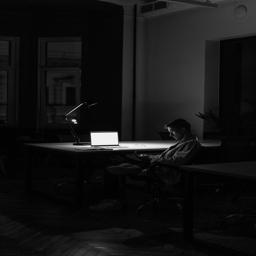
#> input picture Project 1/indoors.png, 256 x 256 px
$ jupyter execute --allow-errors CVProject1.ipynb
#> lines starting #> are read from the running program, lines starting #| are printed output that depends on the picture; after the words box and inside, x2 and y2 are one past the last pixel; in counts of white or black regions, pixels touching at a corner belong together; long printed decimals are rounded
[cell 1]
from PIL import Image
import numpy as np
import collections
import matplotlib.pyplot as plt
from google.colab.patches import cv2_imshow
import cv2 as cv

plotno = 1

[cell 2]
def preprocess_img(im_in):
  original_image = Image.open(im_in)
  resized_image = original_image.resize((256, 256))
  im = np.array(resized_image.convert('L'))
  im_uint8 = ((im - np.min(im)) * (1/(np.max(im) - np.min(im)) * 255)).astype('uint8')
  return im_uint8

[cell 3]
def find_missing(lst):
  return [i for x, y in zip(lst, lst[1:]) for i in range(x + 1, y) if y - x > 1]

[cell 4]
def create_pdf(im_in):
  cv2_imshow(im_in)
  freq = {}
  for i in im_in:
    for j in i:
      if j not in freq:
        freq[j] = 1
      else:
        freq[j] += 1
  freq = collections.OrderedDict(sorted(freq.items()))
  missing = find_missing(list(freq.keys()))
  for i in missing:
    freq[i] = 0
  freq = collections.OrderedDict(sorted(freq.items()))
  intensities = list(freq.keys())
  frequencies = list(freq.values())
  pdf = []
  total = sum(frequencies)
  for i in frequencies:
    pdf.append(i/total)
  return pdf, intensities, frequencies

[cell 5]
def create_cdf(pdf):
  total = 0
  cdf = []
  for i in pdf:
    total += i
    cdf.append(total)
  return cdf

[cell 6]
def plot(l1, l2, plotno):
  plt.bar(l1, l2)
  plt.show()
  plt.savefig('plot' + str(plotno) + '.png')
  return plotno + 1

[cell 7]
def histogram_equalization(im_in, plotno):
  pdf, intensities, frequencies = create_pdf(im_in)
  cdf = create_cdf(pdf)
  L = len(intensities)
  op_intensities = []
  for i in cdf:
    op_intensities.append(round(i*(L-1)))
  equalized_im = im_in
  for i in range(len(im_in)):
    for j in range(len(im_in[i])):
      x = im_in[i][j]
      if x+1 < len(op_intensities):
        equalized_im[i][j] = op_intensities[x]
  cv2_imshow(equalized_im)
  plotno = plot(intensities, frequencies, plotno)
  plotno = plot(intensities, pdf, plotno)
  plotno = plot(intensities, cdf, plotno)
  return equalized_im, plotno

[cell 8]
im_in = preprocess_img('indoors.png')
#> in preprocess_img, original_image is the input picture: PIL image 256x256 L; min 0, max 255, mean 19.4
equalized_im, plotno = histogram_equalization(im_in, plotno)
#> after the loop in create_pdf, `for i in im_in:`: freq = 254 items
#> in create_pdf, `missing = find_missing(list(freq.keys()))`: missing = [217, 252]
#> the loop in create_pdf, `for i in missing:` made 2 passes
#> i on passes 1 to 2: 217, 252
#> after the loop in create_pdf, `for i in missing:`: freq = 256 items
#> in create_pdf, `intensities = list(freq.keys())`: intensities = 256 values from 0 to 255
#> in create_pdf, `frequencies = list(freq.values())`: frequencies = 256 values, max 8282 at index 6, min 0 at index 217, mean 256
#> in create_pdf, `total = sum(frequencies)`: total = 65536
#> the loop in create_pdf, `for i in frequencies:` made 256 passes
#> i on passes 1 to 3: 308, 650, 2735
#> after the loop in create_pdf, `for i in frequencies:`: pdf = 256 values, max 0.126 at index 6, min 0 at index 217, mean 0.00391
#> in histogram_equalization, `pdf, intensities, frequencies = create_pdf(im_in)`: intensities = 256 values from 0 to 255
#> the loop in create_cdf, `for i in pdf:` made 256 passes
#> (i, total) on passes 1 to 3: (0.0047, 0.0047), (0.00992, 0.0146), (0.0417, 0.0564)
#> after the loop in create_cdf, `for i in pdf:`: cdf = 256 values from 0.0047 to 1; total = 1
#> in histogram_equalization, `cdf = create_cdf(pdf)`: cdf = 256 values from 0.0047 to 1
#> in histogram_equalization, `L = len(intensities)`: L = 256
#> the loop in histogram_equalization, `for i in cdf:` made 256 passes
#> i on passes 1 to 3: 0.0047, 0.0146, 0.0564
#> after the loop in histogram_equalization, `for i in cdf:`: op_intensities = 256 values from 1 to 255
#> after the loop in histogram_equalization, `for i in range(len(im_in)):`:
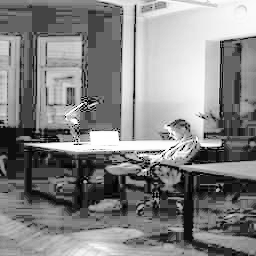
#> equalized_im: shape (256, 256); min 1, max 255, mean 133.3
#> in histogram_equalization, `plotno = plot(intensities, frequencies, plotno)`: plotno = 2
#> in histogram_equalization, `plotno = plot(intensities, pdf, plotno)`: plotno = 3
#> in histogram_equalization, `plotno = plot(intensities, cdf, plotno)`: plotno = 4
#> plotno = 4
cv.imwrite('indoors_op.png', equalized_im)
#> Out = True

[cell 9]
equalized_im2, plotno = histogram_equalization(equalized_im, plotno)
#> the loop in create_pdf (call 2), `for i in missing:` made 185 passes
#> i on passes 1 to 3: 2, 3, 5
#> the loop in create_pdf (call 2), `for i in frequencies:` made 255 passes
#> i on passes 1 to 3: 308, 0, 0
#> the loop in create_cdf (call 2), `for i in pdf:` made 255 passes
#> (i, total) on passes 1 to 3: (0.0047, 0.0047), (0, 0.0047), (0, 0.0047)
#> the loop in histogram_equalization (call 2), `for i in cdf:` made 255 passes
#> plotno = 7
cv.imwrite('indoors_op2.png', equalized_im2)
#> Out = True

#> (a cell that did not finish here is left out)

equalized_im, plotno = histogram_equalization(im_in, plotno)
cv.imwrite('test_op.jpg', equalized_im)

[cell 11]
equalized_im2, plotno = histogram_equalization(equalized_im, plotno)
#> after the loop in histogram_equalization (call 3), `for i in range(len(im_in)):`: equalized_im: shape (256, 256); min 1, max 255, mean 133.1
#> plotno = 10
cv.imwrite('test_op2.jpg', equalized_im2)
#> Out = True

[cell 12]
def manual_threshold(im_in, threshold):
  ret, thresh1 = cv.threshold(im_in, threshold, 255, cv.THRESH_BINARY)
  cv2_imshow(thresh1)
  ret, thresh1 = cv.threshold(im_in, 0, 255, cv.THRESH_BINARY + cv.THRESH_OTSU)
  cv2_imshow(thresh1)

  ret, thresh2 = cv.threshold(im_in, threshold, 255, cv.THRESH_BINARY_INV)
  cv2_imshow(thresh2)
  ret, thresh2 = cv.threshold(im_in, 0, 255, cv.THRESH_BINARY_INV + cv.THRESH_OTSU)
  cv2_imshow(thresh2)

  ret, thresh3 = cv.threshold(im_in, threshold, 255, cv.THRESH_TRUNC)
  cv2_imshow(thresh3)
  ret, thresh3 = cv.threshold(im_in, 0, 255, cv.THRESH_TRUNC + cv.THRESH_OTSU)
  cv2_imshow(thresh3)

  ret, thresh4 = cv.threshold(im_in, threshold, 255, cv.THRESH_TOZERO)
  cv2_imshow(thresh4)
  ret, thresh4 = cv.threshold(im_in, 0, 255, cv.THRESH_TOZERO + cv.THRESH_OTSU)
  cv2_imshow(thresh4)

  ret, thresh5 = cv.threshold(im_in, threshold, 255, cv.THRESH_TOZERO_INV)
  cv2_imshow(thresh5)
  ret, thresh5 = cv.threshold(im_in, 0, 255, cv.THRESH_TOZERO_INV + cv.THRESH_OTSU)
  cv2_imshow(thresh5)

  manual_thresh_img = thresh1
  return manual_thresh_img

[cell 13]
def otsu_helper(threshold, pdf):
  w0, w1 = 0, 0
  for i in range(threshold):
    w0 += pdf[i]
  for i in range(threshold, len(pdf)):
    w1 += pdf[i]
  u0, u1 = 0, 0
  for i in range(threshold):
    u0 += (i * pdf[i])
  for i in range(threshold, len(pdf)):
    u1 += (i * pdf[i])
  if w0 == 0 or w1 == 0:
    return 0
  u0 /= w0
  u1 /= w1
  inter_class_var = w0 * w1 * ((u0**2) + (u1**2) - (2 * u0 * u1))
  return inter_class_var

[cell 14]
def otsu_helper2(im_in, threshold, pdf):
  N = len(im_in) * len(im_in[0])
  w0, w1, u0, u1 = 0, 0, 0, 0
  for i in range(threshold):
    w0 += pdf[i]
    u0 += (i * pdf[i])
  for i in range(threshold, len(pdf)):
    w1 += pdf[i]
    u1 += (i * pdf[i])
  if w0 == 0 or w1 == 0:
    return 0
  u0 /= w0
  u1 /= w1
  var0, var1 = 0, 0
  for i in range(threshold):
    var0 += ((i**2) + (u0**2) - (2 * i * u0)) * pdf[i]
  for i in range(threshold, len(pdf)):
    var1 += ((i**2) + (u1**2) - (2 * i * u1)) * pdf[i]
  var0 /= w0
  var1 /= w1
  w0 /= N
  w1 /= N
  var = (w0 * var0) + (w1 * var1)
  return var

[cell 15]
def otsu_threshold(im_in, plotno):
  pdf, intensities, frequencies = create_pdf(im_in)
  plotno = plot(intensities, frequencies, plotno)
  plotno = plot(intensities, pdf, plotno)
  all_intra_class_variance = [0]
  all_inter_class_variance = [0]
  for i in range(1, len(intensities)):
    all_intra_class_variance.append(otsu_helper2(im_in, i, pdf))
    all_inter_class_variance.append(otsu_helper(i, pdf))

  plotno = plot(intensities, all_intra_class_variance, plotno)
  plotno = plot(intensities, all_inter_class_variance, plotno)

  all_intra_class_variance = all_intra_class_variance[1:]
  all_inter_class_variance = all_inter_class_variance[1:]

  min_val = min(all_intra_class_variance)
  min_idx = all_intra_class_variance.index(min_val)

  max_val = max(all_inter_class_variance)
  max_idx = all_inter_class_variance.index(max_val)

  if min_idx == max_idx:
    print('Otsu Threshold: ', min_idx)
    print('Minimum Intra-Class Variance: ', min_val)
    print('Maximum Inter-Class Variance: ', max_val)
  else:
    print('ERROR')

  ret, thresh1 = cv.threshold(im_in, min_idx, 255, cv.THRESH_BINARY)
  cv2_imshow(thresh1)
  ret, thresh2 = cv.threshold(im_in, min_idx, 255, cv.THRESH_BINARY_INV)
  cv2_imshow(thresh2)
  ret, thresh3 = cv.threshold(im_in, min_idx, 255, cv.THRESH_TRUNC)
  cv2_imshow(thresh3)
  ret, thresh4 = cv.threshold(im_in, min_idx, 255, cv.THRESH_TOZERO)
  cv2_imshow(thresh4)
  ret, thresh5 = cv.threshold(im_in, min_idx, 255, cv.THRESH_TOZERO_INV)
  cv2_imshow(thresh5)

  otsu_thresh_img = thresh1
  return otsu_thresh_img, plotno

[cell 16]
im_in = preprocess_img('b2_a.png')
#> call 3 of preprocess_img, with im_in = 'b2_a.png'
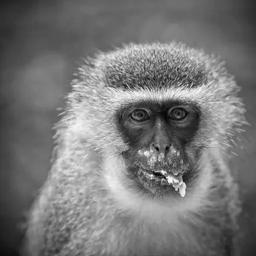
#> input picture Project 1/b2_a.png, 256 x 256 px
#> in preprocess_img, original_image is the input picture: PIL image 256x256 L; min 0, max 255, mean 118.5
manual_thresh_img = manual_threshold(im_in, 127)
#> in manual_threshold, `ret, thresh1 = cv.threshold(im_in, threshold, 255, cv.THRESH_BINARY)`:
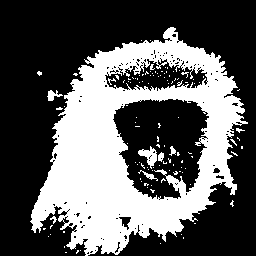
#> thresh1: shape (256, 256); 35.8% white; 119 white regions (110 under 20 px), largest, box (x1, y1, x2, y2) and area: (30, 27, 248, 256) 22552, (138, 146, 157, 169) 198, (47, 90, 63, 101) 87
#> in manual_threshold, `ret, thresh1 = cv.threshold(im_in, threshold, 255, cv.THRESH_BINARY)`: ret = 127
#> in manual_threshold, `ret, thresh1 = cv.threshold(im_in, 0, 255, cv.THRESH_BINARY + cv.THRES..`: thresh1: shape (256, 256); 33.8% white; 107 white regions (101 under 20 px), largest, box (x1, y1, x2, y2) and area: (31, 38, 248, 254) 21411, (138, 146, 157, 169) 186, (143, 171, 156, 180) 43, (158, 152, 164, 162) 40, (170, 146, 176, 155) 34, (236, 128, 245, 133) 20
#> in manual_threshold, `ret, thresh1 = cv.threshold(im_in, 0, 255, cv.THRESH_BINARY + cv.THRES..`: ret = 131
#> in manual_threshold, `ret, thresh2 = cv.threshold(im_in, threshold, 255, cv.THRESH_BINARY_INV)`: ret = 127
#> in manual_threshold, `ret, thresh2 = cv.threshold(im_in, 0, 255, cv.THRESH_BINARY_INV + cv.T..`: ret = 131
#> in manual_threshold, `ret, thresh3 = cv.threshold(im_in, threshold, 255, cv.THRESH_TRUNC)`:
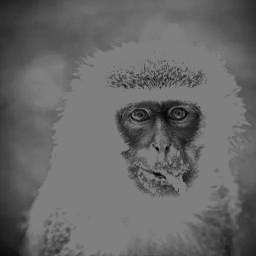
#> thresh3: shape (256, 256); min 0, max 127, mean 103.3
#> in manual_threshold, `ret, thresh3 = cv.threshold(im_in, threshold, 255, cv.THRESH_TRUNC)`: ret = 127
#> in manual_threshold, `ret, thresh3 = cv.threshold(im_in, 0, 255, cv.THRESH_TRUNC + cv.THRESH..`: ret = 131
#> in manual_threshold, `ret, thresh4 = cv.threshold(im_in, threshold, 255, cv.THRESH_TOZERO)`: ret = 127
#> in manual_threshold, `ret, thresh4 = cv.threshold(im_in, 0, 255, cv.THRESH_TOZERO + cv.THRES..`:
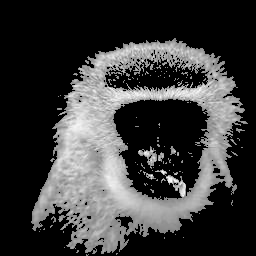
#> thresh4: shape (256, 256); min 0, max 255, mean 58
#> in manual_threshold, `ret, thresh4 = cv.threshold(im_in, 0, 255, cv.THRESH_TOZERO + cv.THRES..`: ret = 131
#> in manual_threshold, `ret, thresh5 = cv.threshold(im_in, threshold, 255, cv.THRESH_TOZERO_INV)`: ret = 127
#> in manual_threshold, `ret, thresh5 = cv.threshold(im_in, 0, 255, cv.THRESH_TOZERO_INV + cv.T..`: ret = 131
otsu_thresh_img, plotno = otsu_threshold(im_in, plotno)
#> in otsu_threshold, `pdf, intensities, frequencies = create_pdf(im_in)`: pdf = 256 values, max 0.0156 at index 101, min 0 at index 2, mean 0.00391; intensities = 256 values from 0 to 255; frequencies = 256 values, max 1022 at index 101, min 0 at index 2, mean 256
#> in otsu_threshold, `plotno = plot(intensities, frequencies, plotno)`: plotno = 11
#> in plot (call 11), `plt.show()`:
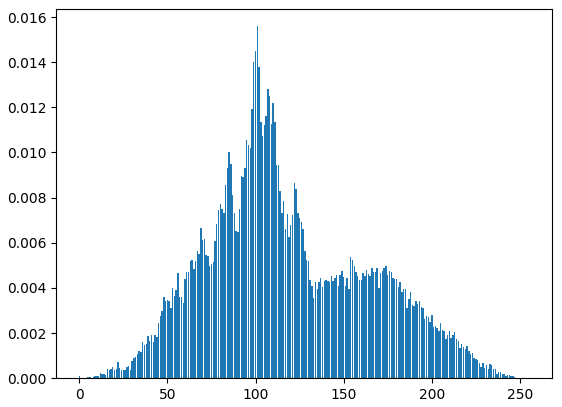
#> figure drawn by matplotlib, 1 panel; tallest bar 0.0156 high, from x = 100.6 to 101.4
#> in otsu_threshold, `plotno = plot(intensities, pdf, plotno)`: plotno = 12
#> the loop in otsu_threshold, `for i in range(1, len(intensities)):` made 255 passes
#> (var0 in otsu_helper2, var1 in otsu_helper2, var in otsu_helper2, inter_class_var in otsu_helper) on passes 1 to 3: (0, 2060.2, 0.0314, 1.07), (0.204, 2059.8, 0.0314, 1.49), (0.204, 2059.8, 0.0314, 1.49)
#| Otsu Threshold:  131
#| Minimum Intra-Class Variance:  0.009355
#| Maximum Inter-Class Variance:  1448.014

[cell 17]
im_in = preprocess_img('b2_b.png')
#> call 4 of preprocess_img, with im_in = 'b2_b.png'
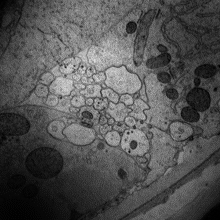
#> input picture Project 1/b2_b.png, 220 x 220 px
#> in preprocess_img, original_image is the input picture: PIL image 220x220 L; min 0, max 220, mean 81.5
manual_thresh_img = manual_threshold(im_in, 127)
#> call 2 of manual_threshold, with threshold = 127
#> in manual_threshold (call 2), `ret, thresh1 = cv.threshold(im_in, threshold, 255, cv.THRESH_BINARY)`: thresh1: shape (256, 256); 27.2% white; 197 white regions (173 under 20 px), largest, box (x1, y1, x2, y2) and area: (34, 0, 204, 208) 15463, (119, 152, 140, 170) 244, (90, 123, 116, 145) 189
#> in manual_threshold (call 2), `ret, thresh1 = cv.threshold(im_in, 0, 255, cv.THRESH_BINARY + cv.THRES..`: thresh1: shape (256, 256); 44.1% white; 181 white regions (173 under 20 px), largest, box (x1, y1, x2, y2) and area: (6, 0, 232, 223) 26950, (154, 194, 249, 256) 1113, (150, 213, 165, 235) 98
#> in manual_threshold (call 2), `ret, thresh5 = cv.threshold(im_in, 0, 255, cv.THRESH_TOZERO_INV + cv.T..`:
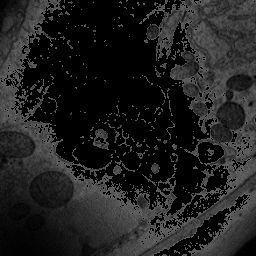
#> thresh5: shape (256, 256); min 0, max 98, mean 31.5
otsu_thresh_img, plotno = otsu_threshold(im_in, plotno)
#| Otsu Threshold:  98
#| Minimum Intra-Class Variance:  0.013
#| Maximum Inter-Class Variance:  1820.031

[cell 18]
im_in = preprocess_img('b2_c.png')
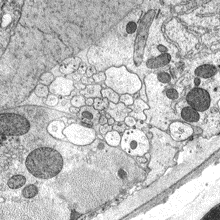
#> input picture Project 1/b2_c.png, 220 x 220 px
#> in preprocess_img, original_image is the input picture: PIL image 220x220 P; mean R, G, B, A 187.3, 187.3, 187.3, 255
#> in preprocess_img (call 5), `resized_image = original_image.resize((256, 256))`:
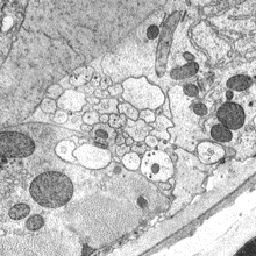
#> resized_image: PIL image 256x256 P; mean R, G, B, A 187.4, 187.4, 187.4, 255
manual_thresh_img = manual_threshold(im_in, 127)
otsu_thresh_img, plotno = otsu_threshold(im_in, plotno)
#| Otsu Threshold:  154
#| Minimum Intra-Class Variance:  0.01212
#| Maximum Inter-Class Variance:  1506.470
